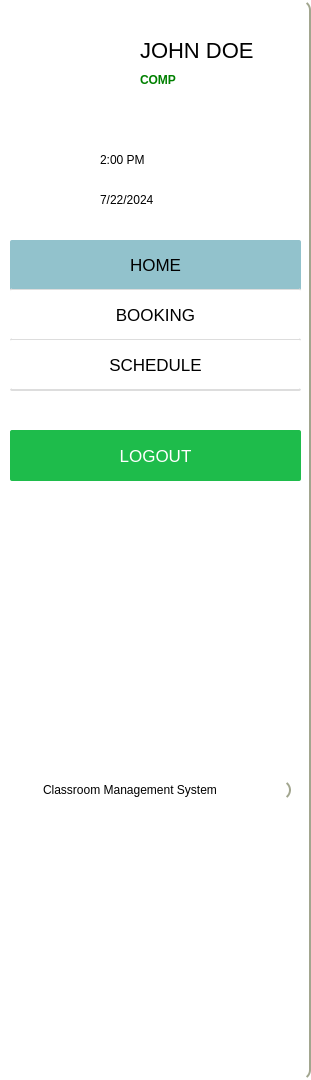
        <widget class="QFrame" name="sidebar_3">
         <property name="geometry">
          <rect>
           <x>0</x>
           <y>0</y>
           <width>311</width>
           <height>1080</height>
          </rect>
         </property>
         <property name="minimumSize">
          <size>
           <width>0</width>
           <height>0</height>
          </size>
         </property>
         <property name="styleSheet">
          <string notr="true">
background-color:white;
border:2.2px solid  rgb(162, 166, 143);
border-top:10px;
border-left:10px;
border-bottom:10px;
border-radius:10px;

</string>
         </property>
         <property name="frameShape">
          <enum>QFrame::StyledPanel</enum>
         </property>
         <property name="frameShadow">
          <enum>QFrame::Raised</enum>
         </property>
         <widget class="QFrame" name="frame_7">
          <property name="geometry">
           <rect>
            <x>10</x>
            <y>10</y>
            <width>291</width>
            <height>121</height>
           </rect>
          </property>
          <property name="styleSheet">
           <string notr="true">border:none;</string>
          </property>
          <property name="frameShape">
           <enum>QFrame::StyledPanel</enum>
          </property>
          <property name="frameShadow">
           <enum>QFrame::Raised</enum>
          </property>
          <widget class="QLabel" name="username">
           <property name="geometry">
            <rect>
             <x>130</x>
             <y>30</y>
             <width>151</width>
             <height>20</height>
            </rect>
           </property>
           <property name="styleSheet">
            <string notr="true">color:rgb(0, 0, 0);
font-size:22px;</string>
           </property>
           <property name="text">
            <string>JOHN DOE</string>
           </property>
          </widget>
          <widget class="QLabel" name="department">
           <property name="geometry">
            <rect>
             <x>130</x>
             <y>60</y>
             <width>141</width>
             <height>20</height>
            </rect>
           </property>
           <property name="styleSheet">
            <string notr="true">color:green;
font-weight:bold;</string>
           </property>
           <property name="text">
            <string>COMP</string>
           </property>
          </widget>
          <widget class="QLabel" name="label_20">
           <property name="geometry">
            <rect>
             <x>30</x>
             <y>0</y>
             <width>91</width>
             <height>91</height>
            </rect>
           </property>
           <property name="styleSheet">
            <string notr="true">
background-image: url(:/resource/assets/Cms.png);
</string>
           </property>
           <property name="text">
            <string/>
           </property>
           <property name="pixmap">
            <pixmap resource="resources.qrc">:/resource/assets/Cms.png</pixmap>
           </property>
           <property name="scaledContents">
            <bool>true</bool>
           </property>
          </widget>
         </widget>
         <widget class="QFrame" name="dynamic_time_4">
          <property name="geometry">
           <rect>
            <x>10</x>
            <y>130</y>
            <width>291</width>
            <height>121</height>
           </rect>
          </property>
          <property name="styleSheet">
           <string notr="true">border:none;</string>
          </property>
          <property name="frameShape">
           <enum>QFrame::StyledPanel</enum>
          </property>
          <property name="frameShadow">
           <enum>QFrame::Raised</enum>
          </property>
          <widget class="QLabel" name="time_2">
           <property name="geometry">
            <rect>
             <x>90</x>
             <y>20</y>
             <width>141</width>
             <height>20</height>
            </rect>
           </property>
           <property name="styleSheet">
            <string notr="true">QLabel{
color:black;
font-size:17px;
};</string>
           </property>
           <property name="text">
            <string>2:00 PM</string>
           </property>
          </widget>
          <widget class="QLabel" name="time_icon_4">
           <property name="geometry">
            <rect>
             <x>50</x>
             <y>20</y>
             <width>21</width>
             <height>21</height>
            </rect>
           </property>
           <property name="text">
            <string/>
           </property>
           <property name="pixmap">
            <pixmap resource="resources.qrc">:/resource/assets/clock.png</pixmap>
           </property>
           <property name="scaledContents">
            <bool>true</bool>
           </property>
          </widget>
          <widget class="QLabel" name="date_4">
           <property name="geometry">
            <rect>
             <x>90</x>
             <y>60</y>
             <width>141</width>
             <height>20</height>
            </rect>
           </property>
           <property name="styleSheet">
            <string notr="true">QLabel{
color:black;
font-size:17px;
};</string>
           </property>
           <property name="text">
            <string>7/22/2024</string>
           </property>
          </widget>
          <widget class="QLabel" name="date_icon_4">
           <property name="geometry">
            <rect>
             <x>50</x>
             <y>60</y>
             <width>21</width>
             <height>21</height>
            </rect>
           </property>
           <property name="text">
            <string/>
           </property>
           <property name="pixmap">
            <pixmap resource="resources.qrc">:/resource/assets/calendar.png</pixmap>
           </property>
           <property name="scaledContents">
            <bool>true</bool>
           </property>
          </widget>
         </widget>
         <widget class="QFrame" name="navigation_4">
          <property name="geometry">
           <rect>
            <x>10</x>
            <y>240</y>
            <width>291</width>
            <height>191</height>
           </rect>
          </property>
          <property name="styleSheet">
           <string notr="true">border:none;</string>
          </property>
          <property name="frameShape">
           <enum>QFrame::StyledPanel</enum>
          </property>
          <property name="frameShadow">
           <enum>QFrame::Raised</enum>
          </property>
          <widget class="QPushButton" name="home">
           <property name="geometry">
            <rect>
             <x>0</x>
             <y>0</y>
             <width>291</width>
             <height>51</height>
            </rect>
           </property>
           <property name="styleSheet">
            <string notr="true">QPushButton {
      background-color: rgb(146,194,204);
    font-size: 17px;
    color: black;
    border: none;
border-radius:2px;
    border-bottom: 2px solid rgb(221, 221, 221); /* Adds a bottom border */
}

QPushButton:hover {
    background-color: grey;
    color: white;
}
</string>
           </property>
           <property name="text">
            <string>HOME</string>
           </property>
          </widget>
          <widget class="QPushButton" name="booking">
           <property name="geometry">
            <rect>
             <x>0</x>
             <y>50</y>
             <width>291</width>
             <height>51</height>
            </rect>
           </property>
           <property name="styleSheet">
            <string notr="true">QPushButton {
    
    font-size: 17px;
    color: black;
    border: none;
border-radius:2px;
    border-bottom: 2px solid rgb(221, 221, 221); /* Adds a bottom border */
}

QPushButton:hover {
    background-color: grey;
    color: white;
}
</string>
           </property>
           <property name="text">
            <string>BOOKING</string>
           </property>
          </widget>
          <widget class="QPushButton" name="schedule">
           <property name="geometry">
            <rect>
             <x>0</x>
             <y>100</y>
             <width>291</width>
             <height>51</height>
            </rect>
           </property>
           <property name="styleSheet">
            <string notr="true">QPushButton {
    background-color: white;
    font-size: 17px;
    color: black;
    border: none;
border-radius:2px;
    border-bottom: 2px solid rgb(221, 221, 221); /* Adds a bottom border */
}

QPushButton:hover {
    background-color: grey;
    color: white;
}
</string>
           </property>
           <property name="text">
            <string>SCHEDULE</string>
           </property>
          </widget>
         </widget>
         <widget class="QFrame" name="log_4">
          <property name="geometry">
           <rect>
            <x>10</x>
            <y>430</y>
            <width>291</width>
            <height>191</height>
           </rect>
          </property>
          <property name="styleSheet">
           <string notr="true">border:none;</string>
          </property>
          <property name="frameShape">
           <enum>QFrame::StyledPanel</enum>
          </property>
          <property name="frameShadow">
           <enum>QFrame::Raised</enum>
          </property>
          <widget class="QPushButton" name="logout_button">
           <property name="geometry">
            <rect>
             <x>0</x>
             <y>0</y>
             <width>291</width>
             <height>51</height>
            </rect>
           </property>
           <property name="styleSheet">
            <string notr="true">

QPushButton {
background-color: rgb(30, 188, 75);
color:white;
border-radius:2px;
font-size:17px;
        }



QPushButton:hover {
          background-color: #0fa191;
			color:white;
        }</string>
           </property>
           <property name="text">
            <string>LOGOUT</string>
           </property>
          </widget>
         </widget>
         <widget class="QLabel" name="index_2">
          <property name="geometry">
           <rect>
            <x>40</x>
            <y>780</y>
            <width>251</width>
            <height>20</height>
           </rect>
          </property>
          <property name="styleSheet">
           <string notr="true">color: rgb(0, 0, 0);</string>
          </property>
          <property name="text">
           <string>Classroom Management System</string>
          </property>
         </widget>
        </widget>
